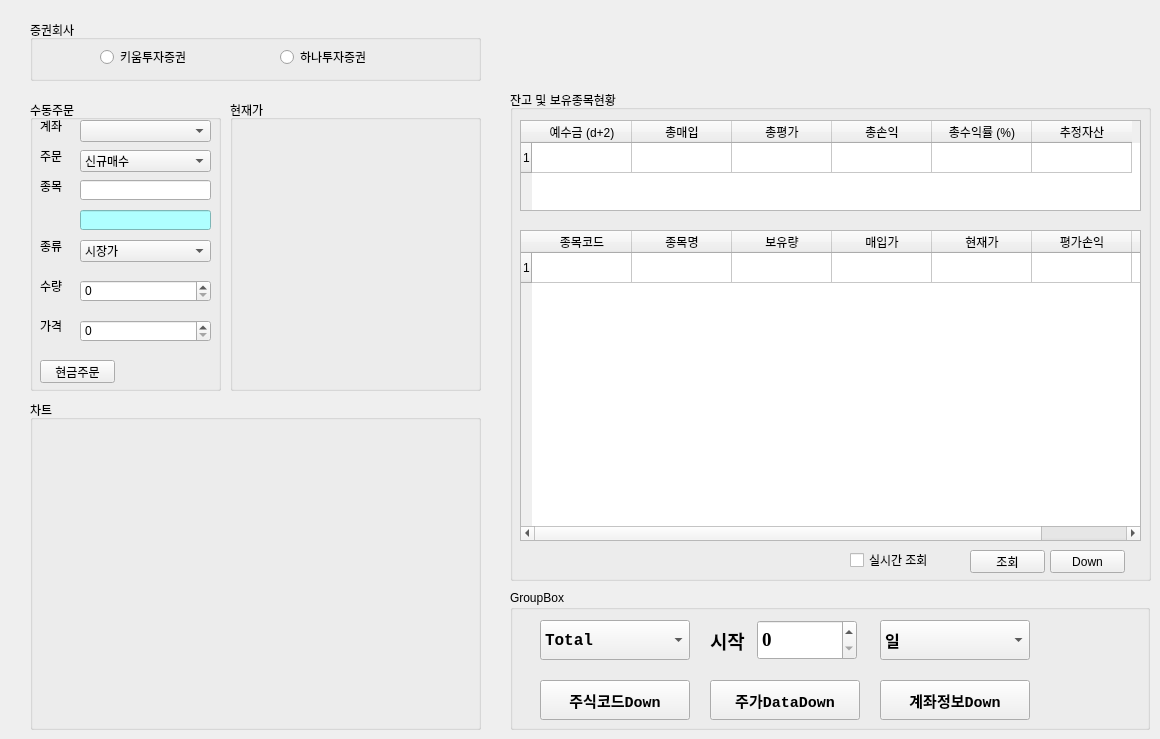
    <widget class="QWidget" name="tab_2">
     <attribute name="title">
      <string>Security company</string>
     </attribute>
     <widget class="QGroupBox" name="groupBox_5">
      <property name="geometry">
       <rect>
        <x>510</x>
        <y>590</y>
        <width>640</width>
        <height>140</height>
       </rect>
      </property>
      <property name="title">
       <string>GroupBox</string>
      </property>
      <widget class="QPushButton" name="pushButton_6">
       <property name="geometry">
        <rect>
         <x>30</x>
         <y>90</y>
         <width>150</width>
         <height>40</height>
        </rect>
       </property>
       <property name="font">
        <font>
         <family>Consolas</family>
         <pointsize>11</pointsize>
         <weight>75</weight>
         <bold>true</bold>
        </font>
       </property>
       <property name="text">
        <string>주식코드Down</string>
       </property>
       <property name="checkable">
        <bool>false</bool>
       </property>
      </widget>
      <widget class="QComboBox" name="comboBox_7">
       <property name="geometry">
        <rect>
         <x>30</x>
         <y>30</y>
         <width>150</width>
         <height>40</height>
        </rect>
       </property>
       <property name="font">
        <font>
         <family>Consolas</family>
         <pointsize>12</pointsize>
         <weight>75</weight>
         <bold>true</bold>
        </font>
       </property>
       <item>
        <property name="text">
         <string>Total</string>
        </property>
       </item>
       <item>
        <property name="text">
         <string>Kospi</string>
        </property>
       </item>
       <item>
        <property name="text">
         <string>Kosdaq</string>
        </property>
       </item>
       <item>
        <property name="text">
         <string>Konex</string>
        </property>
       </item>
       <item>
        <property name="text">
         <string>ETF</string>
        </property>
       </item>
       <item>
        <property name="text">
         <string>Index</string>
        </property>
       </item>
       <item>
        <property name="text">
         <string>KODEX</string>
        </property>
       </item>
      </widget>
      <widget class="QPushButton" name="pushButton_27">
       <property name="geometry">
        <rect>
         <x>200</x>
         <y>90</y>
         <width>150</width>
         <height>40</height>
        </rect>
       </property>
       <property name="font">
        <font>
         <family>Consolas</family>
         <pointsize>11</pointsize>
         <weight>75</weight>
         <bold>true</bold>
        </font>
       </property>
       <property name="text">
        <string>주가DataDown</string>
       </property>
      </widget>
      <widget class="QPushButton" name="pushButton_33">
       <property name="geometry">
        <rect>
         <x>370</x>
         <y>90</y>
         <width>150</width>
         <height>40</height>
        </rect>
       </property>
       <property name="font">
        <font>
         <family>Consolas</family>
         <pointsize>11</pointsize>
         <weight>75</weight>
         <bold>true</bold>
        </font>
       </property>
       <property name="text">
        <string>계좌정보Down</string>
       </property>
      </widget>
      <widget class="QLabel" name="label_13">
       <property name="geometry">
        <rect>
         <x>200</x>
         <y>30</y>
         <width>40</width>
         <height>40</height>
        </rect>
       </property>
       <property name="font">
        <font>
         <family>Arial</family>
         <pointsize>14</pointsize>
         <weight>75</weight>
         <bold>true</bold>
        </font>
       </property>
       <property name="text">
        <string>시작</string>
       </property>
      </widget>
      <widget class="QSpinBox" name="spinBox_7">
       <property name="geometry">
        <rect>
         <x>247</x>
         <y>30</y>
         <width>100</width>
         <height>40</height>
        </rect>
       </property>
       <property name="font">
        <font>
         <family>Times New Roman</family>
         <pointsize>14</pointsize>
         <weight>75</weight>
         <bold>true</bold>
        </font>
       </property>
       <property name="minimum">
        <number>0</number>
       </property>
       <property name="maximum">
        <number>10000</number>
       </property>
      </widget>
      <widget class="QComboBox" name="comboBox_12">
       <property name="geometry">
        <rect>
         <x>370</x>
         <y>30</y>
         <width>150</width>
         <height>40</height>
        </rect>
       </property>
       <property name="font">
        <font>
         <family>Consolas</family>
         <pointsize>12</pointsize>
         <weight>75</weight>
         <bold>true</bold>
        </font>
       </property>
       <item>
        <property name="text">
         <string>일</string>
        </property>
       </item>
       <item>
        <property name="text">
         <string>주</string>
        </property>
       </item>
       <item>
        <property name="text">
         <string>월</string>
        </property>
       </item>
       <item>
        <property name="text">
         <string>년</string>
        </property>
       </item>
       <item>
        <property name="text">
         <string>분</string>
        </property>
       </item>
       <item>
        <property name="text">
         <string>초</string>
        </property>
       </item>
       <item>
        <property name="text">
         <string>틱</string>
        </property>
       </item>
      </widget>
     </widget>
     <widget class="QGroupBox" name="groupBox">
      <property name="geometry">
       <rect>
        <x>30</x>
        <y>100</y>
        <width>191</width>
        <height>291</height>
       </rect>
      </property>
      <property name="title">
       <string>수동주문</string>
      </property>
      <widget class="QLabel" name="label">
       <property name="geometry">
        <rect>
         <x>10</x>
         <y>20</y>
         <width>56</width>
         <height>12</height>
        </rect>
       </property>
       <property name="text">
        <string>계좌</string>
       </property>
      </widget>
      <widget class="QLabel" name="label_2">
       <property name="geometry">
        <rect>
         <x>10</x>
         <y>50</y>
         <width>56</width>
         <height>12</height>
        </rect>
       </property>
       <property name="text">
        <string>주문</string>
       </property>
      </widget>
      <widget class="QLabel" name="label_3">
       <property name="geometry">
        <rect>
         <x>10</x>
         <y>80</y>
         <width>56</width>
         <height>12</height>
        </rect>
       </property>
       <property name="text">
        <string>종목</string>
       </property>
      </widget>
      <widget class="QLabel" name="label_4">
       <property name="geometry">
        <rect>
         <x>10</x>
         <y>140</y>
         <width>56</width>
         <height>12</height>
        </rect>
       </property>
       <property name="text">
        <string>종류</string>
       </property>
      </widget>
      <widget class="QLabel" name="label_5">
       <property name="geometry">
        <rect>
         <x>10</x>
         <y>180</y>
         <width>56</width>
         <height>12</height>
        </rect>
       </property>
       <property name="text">
        <string>수량</string>
       </property>
      </widget>
      <widget class="QLabel" name="label_6">
       <property name="geometry">
        <rect>
         <x>10</x>
         <y>220</y>
         <width>56</width>
         <height>12</height>
        </rect>
       </property>
       <property name="text">
        <string>가격</string>
       </property>
      </widget>
      <widget class="QComboBox" name="comboBox">
       <property name="geometry">
        <rect>
         <x>50</x>
         <y>20</y>
         <width>131</width>
         <height>22</height>
        </rect>
       </property>
       <property name="font">
        <font>
         <family>Consolas</family>
         <pointsize>12</pointsize>
         <weight>75</weight>
         <bold>true</bold>
        </font>
       </property>
      </widget>
      <widget class="QComboBox" name="comboBox_2">
       <property name="geometry">
        <rect>
         <x>50</x>
         <y>50</y>
         <width>131</width>
         <height>22</height>
        </rect>
       </property>
       <item>
        <property name="text">
         <string>신규매수</string>
        </property>
       </item>
       <item>
        <property name="text">
         <string>신규매도</string>
        </property>
       </item>
       <item>
        <property name="text">
         <string>매수취소</string>
        </property>
       </item>
       <item>
        <property name="text">
         <string>매도취소</string>
        </property>
       </item>
      </widget>
      <widget class="QComboBox" name="comboBox_4">
       <property name="geometry">
        <rect>
         <x>50</x>
         <y>140</y>
         <width>131</width>
         <height>22</height>
        </rect>
       </property>
       <item>
        <property name="text">
         <string>시장가</string>
        </property>
       </item>
       <item>
        <property name="text">
         <string>지정가</string>
        </property>
       </item>
      </widget>
      <widget class="QSpinBox" name="spinBox">
       <property name="geometry">
        <rect>
         <x>50</x>
         <y>180</y>
         <width>131</width>
         <height>22</height>
        </rect>
       </property>
      </widget>
      <widget class="QSpinBox" name="spinBox_2">
       <property name="geometry">
        <rect>
         <x>50</x>
         <y>220</y>
         <width>131</width>
         <height>22</height>
        </rect>
       </property>
       <property name="maximum">
        <number>990000000</number>
       </property>
      </widget>
      <widget class="QPushButton" name="pushButton_3">
       <property name="geometry">
        <rect>
         <x>10</x>
         <y>260</y>
         <width>75</width>
         <height>23</height>
        </rect>
       </property>
       <property name="text">
        <string>현금주문</string>
       </property>
      </widget>
      <widget class="QLineEdit" name="lineEdit">
       <property name="geometry">
        <rect>
         <x>50</x>
         <y>80</y>
         <width>131</width>
         <height>20</height>
        </rect>
       </property>
      </widget>
      <widget class="QLineEdit" name="lineEdit_2">
       <property name="geometry">
        <rect>
         <x>50</x>
         <y>110</y>
         <width>131</width>
         <height>20</height>
        </rect>
       </property>
       <property name="styleSheet">
        <string notr="true">background-color: rgb(175, 255, 255);</string>
       </property>
      </widget>
     </widget>
     <widget class="QGroupBox" name="groupBox_4">
      <property name="geometry">
       <rect>
        <x>30</x>
        <y>400</y>
        <width>451</width>
        <height>330</height>
       </rect>
      </property>
      <property name="title">
       <string>차트</string>
      </property>
     </widget>
     <widget class="QGroupBox" name="groupBox_3">
      <property name="geometry">
       <rect>
        <x>230</x>
        <y>100</y>
        <width>251</width>
        <height>291</height>
       </rect>
      </property>
      <property name="title">
       <string>현재가</string>
      </property>
     </widget>
     <widget class="QGroupBox" name="groupBox_2">
      <property name="geometry">
       <rect>
        <x>510</x>
        <y>90</y>
        <width>641</width>
        <height>491</height>
       </rect>
      </property>
      <property name="title">
       <string>잔고 및 보유종목현황</string>
      </property>
      <widget class="QTableWidget" name="tableWidget">
       <property name="geometry">
        <rect>
         <x>10</x>
         <y>30</y>
         <width>621</width>
         <height>91</height>
        </rect>
       </property>
       <property name="rowCount">
        <number>1</number>
       </property>
       <row/>
       <column>
        <property name="text">
         <string>예수금 (d+2)</string>
        </property>
       </column>
       <column>
        <property name="text">
         <string>총매입</string>
        </property>
       </column>
       <column>
        <property name="text">
         <string>총평가</string>
        </property>
       </column>
       <column>
        <property name="text">
         <string>총손익</string>
        </property>
       </column>
       <column>
        <property name="text">
         <string>총수익률 (%)</string>
        </property>
       </column>
       <column>
        <property name="text">
         <string>추정자산</string>
        </property>
       </column>
      </widget>
      <widget class="QTableWidget" name="tableWidget_2">
       <property name="geometry">
        <rect>
         <x>10</x>
         <y>140</y>
         <width>621</width>
         <height>311</height>
        </rect>
       </property>
       <property name="rowCount">
        <number>1</number>
       </property>
       <row/>
       <column>
        <property name="text">
         <string>종목코드</string>
        </property>
       </column>
       <column>
        <property name="text">
         <string>종목명</string>
        </property>
       </column>
       <column>
        <property name="text">
         <string>보유량</string>
        </property>
       </column>
       <column>
        <property name="text">
         <string>매입가</string>
        </property>
       </column>
       <column>
        <property name="text">
         <string>현재가</string>
        </property>
       </column>
       <column>
        <property name="text">
         <string>평가손익</string>
        </property>
       </column>
       <column>
        <property name="text">
         <string>수익률 (%)</string>
        </property>
       </column>
      </widget>
      <widget class="QPushButton" name="pushButton_4">
       <property name="geometry">
        <rect>
         <x>460</x>
         <y>460</y>
         <width>75</width>
         <height>23</height>
        </rect>
       </property>
       <property name="text">
        <string>조회</string>
       </property>
      </widget>
      <widget class="QCheckBox" name="checkBox">
       <property name="geometry">
        <rect>
         <x>340</x>
         <y>460</y>
         <width>120</width>
         <height>20</height>
        </rect>
       </property>
       <property name="text">
        <string>실시간 조회</string>
       </property>
      </widget>
      <widget class="QPushButton" name="pushButton_32">
       <property name="geometry">
        <rect>
         <x>540</x>
         <y>460</y>
         <width>75</width>
         <height>23</height>
        </rect>
       </property>
       <property name="text">
        <string>Down</string>
       </property>
      </widget>
     </widget>
     <widget class="QGroupBox" name="groupBox_6">
      <property name="geometry">
       <rect>
        <x>30</x>
        <y>20</y>
        <width>451</width>
        <height>61</height>
       </rect>
      </property>
      <property name="title">
       <string>증권회사</string>
      </property>
      <widget class="QRadioButton" name="radioButton">
       <property name="geometry">
        <rect>
         <x>250</x>
         <y>17</y>
         <width>150</width>
         <height>40</height>
        </rect>
       </property>
       <property name="text">
        <string>하나투자증권</string>
       </property>
      </widget>
      <widget class="QRadioButton" name="radioButton_2">
       <property name="geometry">
        <rect>
         <x>70</x>
         <y>17</y>
         <width>150</width>
         <height>40</height>
        </rect>
       </property>
       <property name="text">
        <string>키움투자증권</string>
       </property>
      </widget>
     </widget>
    </widget>
